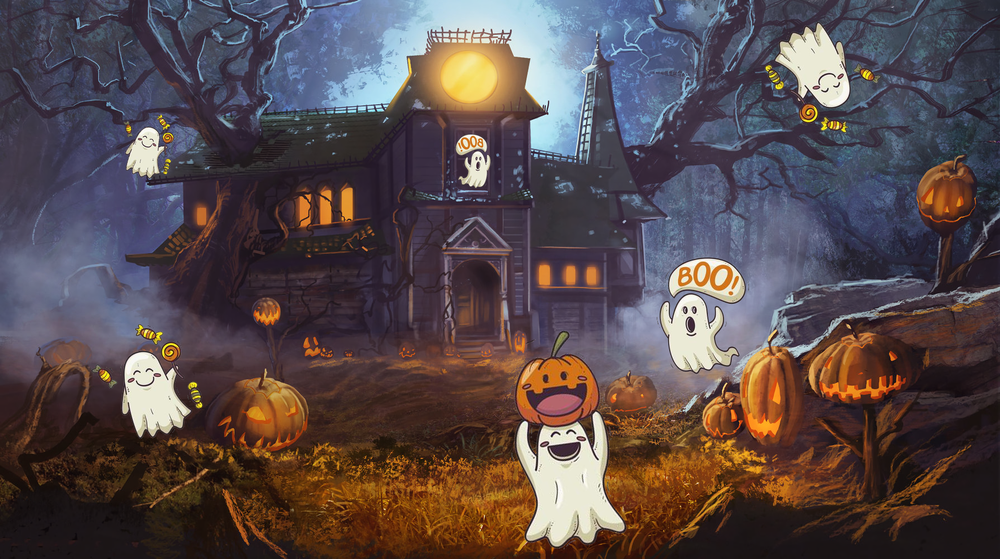
#> input picture PHC/Halloween/lab7.png, 1000 x 559 px, shrunk from 1920 x 1073 before the run
$ python 'lab7(sift).py'
#> lines starting #> are read from the running program, lines starting #| are printed output that depends on the picture
import numpy as np
import cv2
import matplotlib.pyplot as plt

def find_obj(img, templates):
    sift = cv2.SIFT_create()
    # background_gray = cv2.cvtColor(img, cv2.COLOR_BGR2GRAY)
    for template in templates:
        # Convert images to grayscale

        # template_gray = cv2.cvtColor(template, cv2.COLOR_BGR2GRAY)

        # Detect keypoints and descriptors
        kp_background, desc_background = sift.detectAndCompute(img, None)
        kp_template, desc_template = sift.detectAndCompute(template, None)

        # Feature matching
        bf = cv2.BFMatcher()
        matches = bf.knnMatch(desc_template, desc_background, k=2)

        # Filter matches
        good_matches = []
        for m, n in matches:
            if m.distance < 0.75 * n.distance:
                good_matches.append(m)

        # Homography estimation
        src_pts = np.float32([kp_template[m.queryIdx].pt for m in good_matches]).reshape(-1, 1, 2)
        dst_pts = np.float32([kp_background[m.trainIdx].pt for m in good_matches]).reshape(-1, 1, 2)

        M, _ = cv2.findHomography(src_pts, dst_pts, cv2.RANSAC, 5.0)

        # Warp template image
        h, w = template.shape[:2]
        warped_template = cv2.warpPerspective(template, M, (w, h))

        # Convert to grayscale and apply contour detection
        warped_template_gray = warped_template#cv2.cvtColor(warped_template, cv2.COLOR_BGR2GRAY)
        contours, _ = cv2.findContours(warped_template_gray, cv2.RETR_EXTERNAL, cv2.CHAIN_APPROX_SIMPLE)

        # Draw contours on background
        cv2.drawContours(img, contours, -1, (0, 255, 0), 2)

    # Display the result
    cv2.imshow('Result', img)
    cv2.waitKey(0)
    cv2.destroyAllWindows()


background = cv2.cvtColor(cv2.imread("./Halloween/lab7.png"), cv2.COLOR_BGR2GRAY)
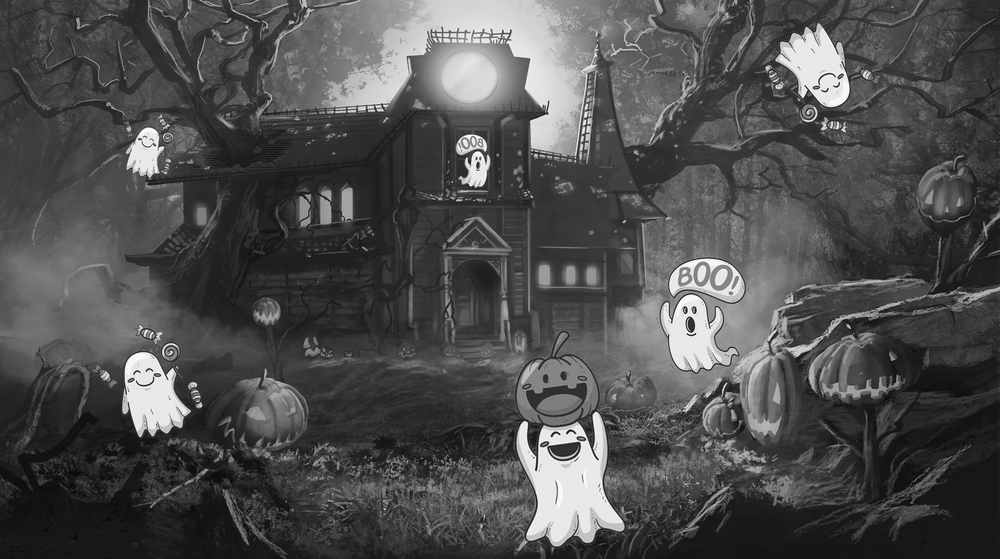
#> background: shape (559, 1000); min 6, max 255, mean 78.4
# background = cv2.imread("./Halloween/lab7.png")
res = background.copy()
ghost_1 = cv2.cvtColor(cv2.imread("./Halloween/candy_ghost.png"), cv2.COLOR_BGR2GRAY)
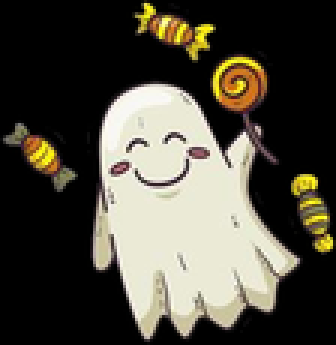
#> input picture PHC/Halloween/candy_ghost.png, 112 x 115 px, shrunk from 215 x 221 before the run (shown 3 times larger)
#> ghost_1: shape (115, 112); min 0, max 254, mean 74.2
# ghost_1 = cv2.imread("./Halloween/candy_ghost.png")
ghost_2 = cv2.cvtColor(cv2.imread("./Halloween/scary_ghost.png"), cv2.COLOR_BGR2GRAY)
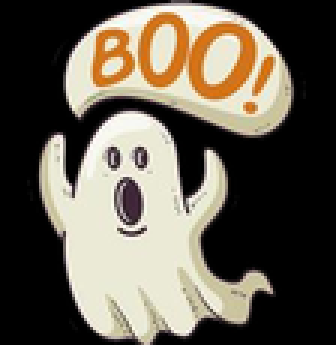
#> input picture PHC/Halloween/scary_ghost.png, 112 x 115 px, shrunk from 215 x 221 before the run (shown 3 times larger)
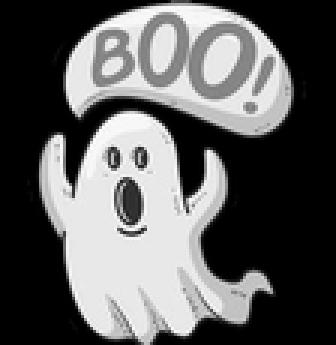
#> ghost_2: shape (115, 112) (shown 3 times larger); min 0, max 255, mean 94.4
ghost_3 = cv2.cvtColor(cv2.imread("./Halloween/pampkin_ghost.png"), cv2.COLOR_BGR2GRAY)
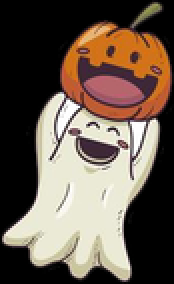
#> input picture PHC/Halloween/pampkin_ghost.png, 87 x 142 px, shrunk from 167 x 272 before the run (shown 2 times larger)
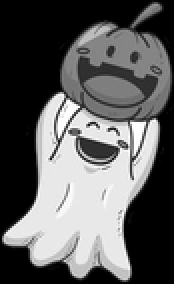
#> ghost_3: shape (142, 87) (shown 2 times larger); min 0, max 255, mean 93.5

find_obj(background, [ghost_1, ghost_2, ghost_3])
#> the loop in find_obj, `for template in templates:` made 3 passes
#> (matches, h, w) on passes 1 to 3: (78 matches, 115, 112), (66 matches, 115, 112), (73 matches, 142, 87)
#> after the loop in find_obj, `for template in templates:`:
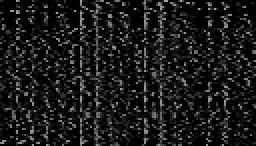
#> desc_template: shape (73, 128) float32 (shown 2 times larger); min 0, max 161, mean 25.5
